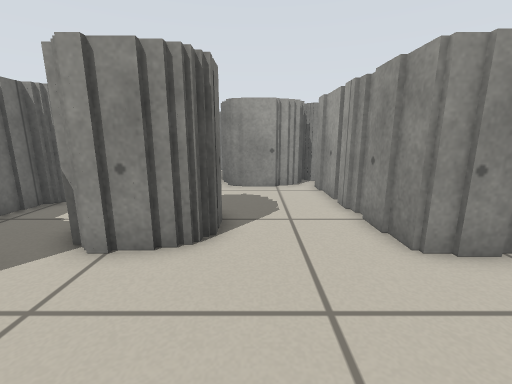
View 1 (above)

17 first-person views from a walk through a robot-simulator world made for Stage. The camera is 0.57 m above the floor, tilts 12° down and sees 90° across. Floor lines are 1 m apart. The floor is counted in squares, 0.25 m on a side. Each view is taken from the middle of a square. On the plan, view 1 faces up. The plan holds only what a view shows up to about 17 squares ahead; the rest is blank. The place goes on beyond the plan. Robots are left out.

View 2
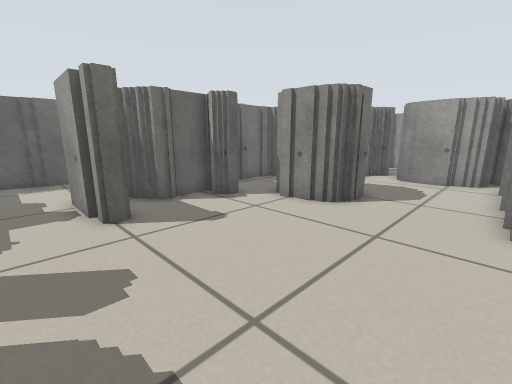

View 3
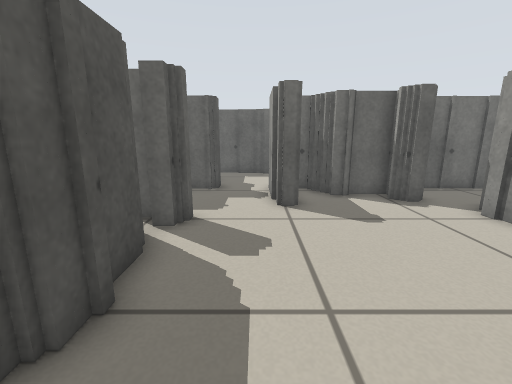

View 4
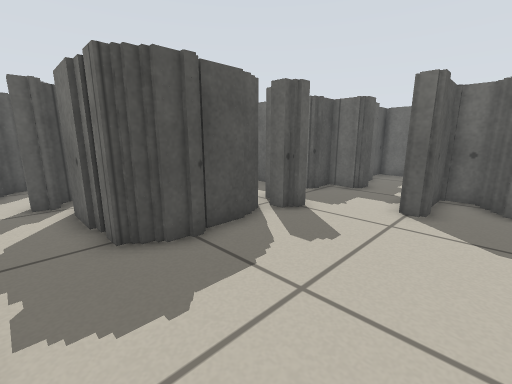

View 5
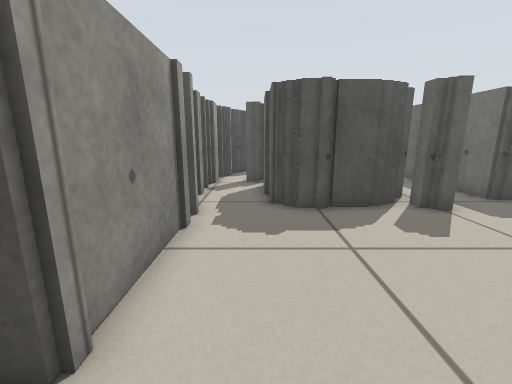

View 6
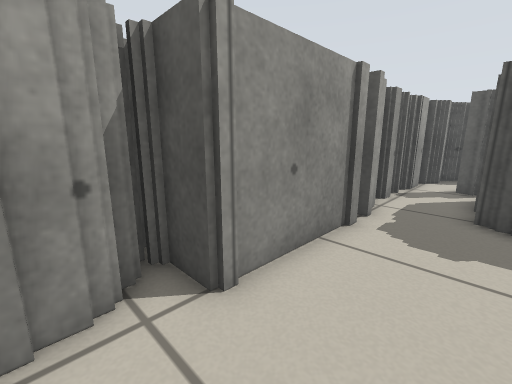

View 7
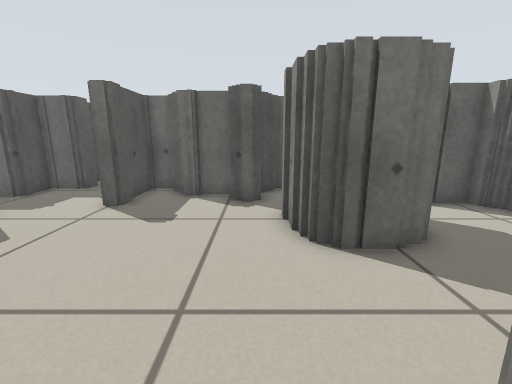

View 8
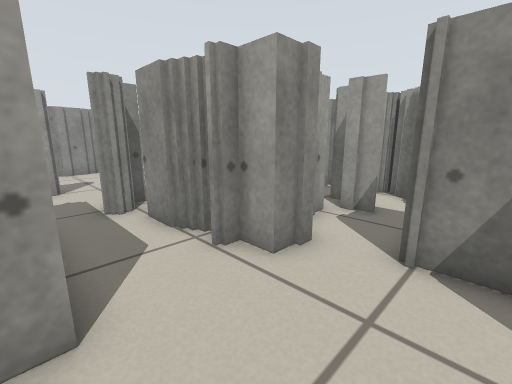

View 9
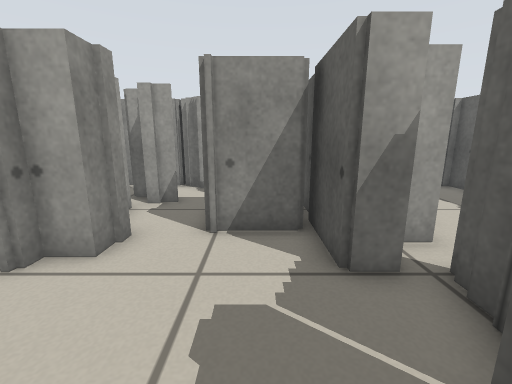

View 10
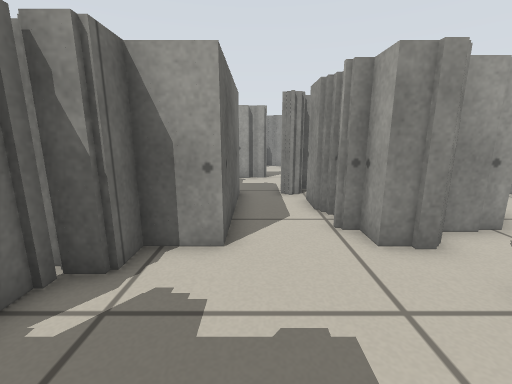

View 11
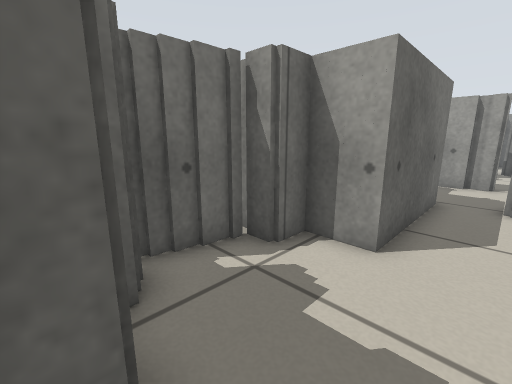

View 12
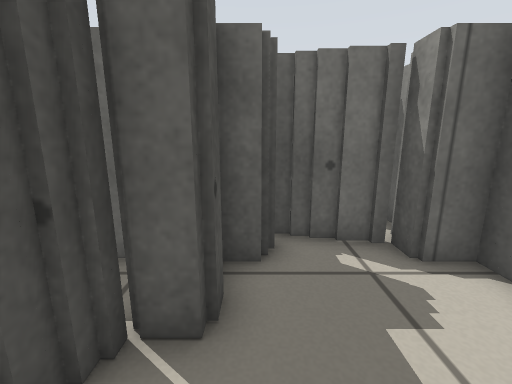

View 13
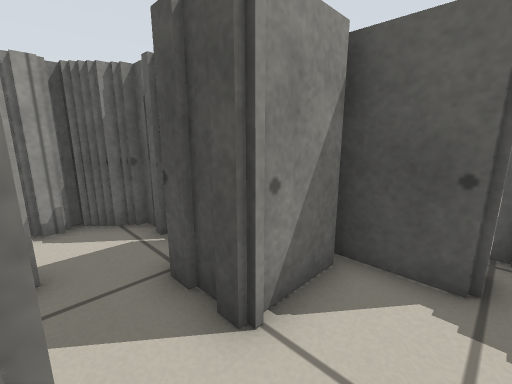

View 14
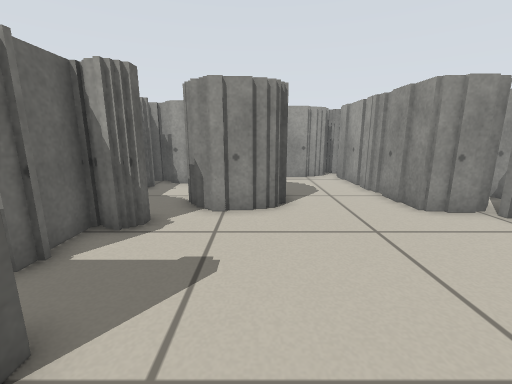

View 15
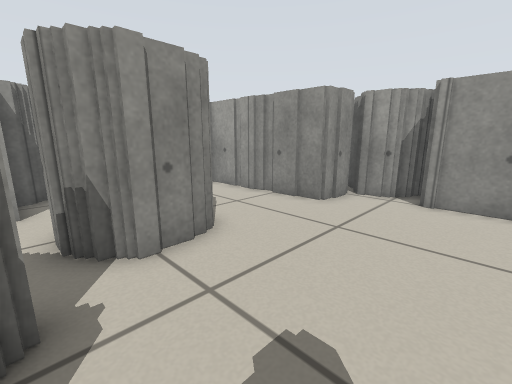

View 16
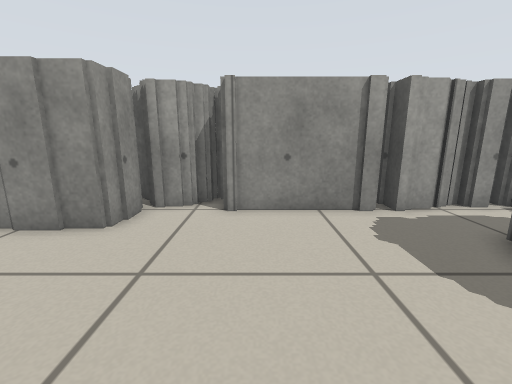

View 17
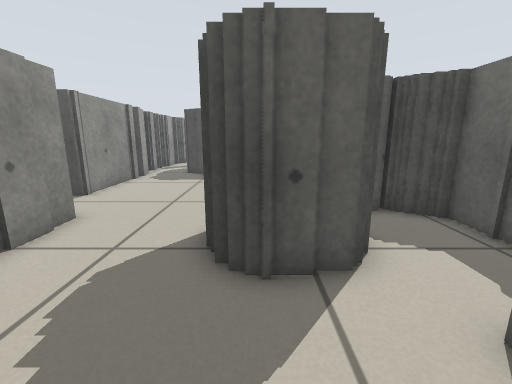

### Floor plan
Key: @ floor where view 1 was taken; # wall or solid block; . floor; T thing the floor can be seen under or through.
Columns run from 13 left of view 1 to 6 right of it. Each row starts with its distance up from view 1.
 13          #### ###
 12         ##..###.#
 11       ###.......#
 10       ###.......#
  9       #.........#
  8      ##..T##....#
  7      ##..T ##...#
  6      #...T ##...#
  5      ##..TT#....####
  4       #TT.........##
  3       ##T..........#
  2        #..........##
  1       ##..........#
  0      ##......@....#
 -1 # ...####.........#
 -2 #.................#
 -3 #.................##
 -4 #..####...######..#
 -5 ##   ###.#######..#
 -6        #.###   #..##
 -7        #..#    ##..#
 -8        #..#     #.##
 -9        #..##    #.##
-10        #..#######.##
-11     ####...##..#..#
-12     ###...........#
-13     ##......###. ##
-14     #.......#   ##
-15     ####... #
-16      ###..####
-17        #####

Positions as (right, up) in squares from view 1, and headings:
1: (0, 0), facing up
2: (3, -3), facing up-left
3: (4, -2), facing left
4: (4, 1), facing down-left
5: (3, 4), facing down
6: (2, 4), facing down-right
7: (4, 4), facing left
8: (-6, -14), facing up-right
9: (-7, -14), facing right
10: (-5, -16), facing up
11: (-4, -16), facing up-left
12: (-3, -15), facing left
13: (-3, -11), facing down-right
14: (-2, -3), facing up
15: (-5, 0), facing up-right
16: (-3, 1), facing right
17: (-2, 12), facing down
